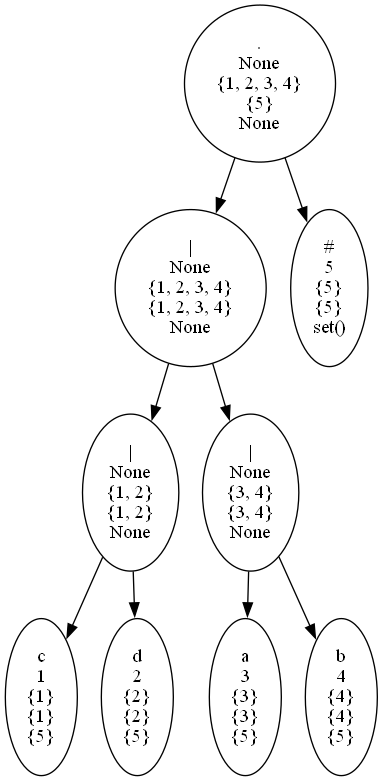

Generate this figure with Python:
from InfixPostfix import InfixPostfix
import networkx as nx
import pydot
from graphviz import Digraph

class Node():
    def __init__(self, name, value=None, left=None, right=None):
        self.name = name
        self.value = value
        self.left = left
        self.right = right
        self.firstPosition = self.getFirstPos()
        self.lastPosition = self.getLastPos()
        self.nullable = self.getNullable()
        self.followPos = None
        self.setFollowPos()

    def traverse(self):
        nodes_to_visit = [self]
        while len(nodes_to_visit) > 0:
            current_node = nodes_to_visit.pop(0)
            if current_node.left:
                nodes_to_visit.append(current_node.left)
            if current_node.right:
                nodes_to_visit.append(current_node.right)
            print(current_node.followPos)
    
    def getNodes(self):
        all_nodes = [self]
        nodes_to_visit = [self]
        while len(nodes_to_visit) > 0:
            current_node = nodes_to_visit.pop(0)
            if current_node.left:
                nodes_to_visit.append(current_node.left)
                all_nodes.append(current_node.left)
            if current_node.right:
                nodes_to_visit.append(current_node.right)
                all_nodes.append(current_node.right)
        return all_nodes
    

        
    def ShowGraph(self, name = "tree"):
        dot = Digraph()
        for node in self.getNodes():
            node_info = f"{str(node.name)}\n{str(node.value)}\n{str(node.firstPosition)}\n{str(node.lastPosition)}\n{str(node.followPos)}"
            dot.node(node_info)
        for node in self.getNodes():
            node_info_root = f"{str(node.name)}\n{str(node.value)}\n{str(node.firstPosition)}\n{str(node.lastPosition)}\n{str(node.followPos)}"
            
            if node.left:
                node_info_left = f"{str(node.left.name)}\n{str(node.left.value)}\n{str(node.left.firstPosition)}\n{str(node.left.lastPosition)}\n{str(node.left.followPos)}"
                
                dot.edge(node_info_root, node_info_left)

            if node.right:
                node_info_right = f"{str(node.right.name)}\n{str(node.right.value)}\n{str(node.right.firstPosition)}\n{str(node.right.lastPosition)}\n{str(node.right.followPos)}"
                dot.edge(node_info_root, node_info_right)

            
        dot.render(name, format='png', view=True, cleanup=True)


    def getNodes(self):
        nodes_to_visit = [self]
        nodes = []
        while len(nodes_to_visit) > 0:
            current_node = nodes_to_visit.pop(0)
            if current_node.left:
                nodes_to_visit.append(current_node.left)
            if current_node.right:
                nodes_to_visit.append(current_node.right)
            nodes.append(current_node)
        return nodes

    def getFirstPos(self):
        symbol = self.name
        firstPosition = set()
        if symbol == "*":
            firstPosition = self.left.firstPosition
        elif symbol == "|":
            firstPosition.update(self.left.firstPosition)
            firstPosition.update(self.right.firstPosition)
        elif symbol == ".":
            firstPosition.update(self.left.firstPosition)
            if self.left.nullable == True:
                firstPosition.update(self.right.firstPosition)
        else:
            firstPosition = {self.value}
        return firstPosition


    def getLastPos(self):
        symbol = self.name
        lastPosition = set()
        if symbol == "*":
            lastPosition.update(self.left.lastPosition)
        elif symbol == "|":
            lastPosition.update(self.right.lastPosition)
            lastPosition.update(self.left.lastPosition)
        elif symbol == ".":
            lastPosition.update(self.right.lastPosition)
            if self.right.nullable == True:
                lastPosition.update(self.left.lastPosition)
        else:
            lastPosition = {self.value}
        return lastPosition
    
        
    def getNullable(self):
        symbol = self.name
        nullable = None
        if symbol == "*":
            nullable = True
        elif symbol == "|":
            nullable = self.left.nullable or self.right.nullable
        elif symbol == ".":
            nullable = self.left.nullable and self.right.nullable
        else:
            nullable = False
        return nullable
    
    def setFollowPos(self):
        symbol = self.name
        lastpos = self.lastPosition
        
        
        if symbol == "*":
            lastpos = self.lastPosition
            for i in lastpos:
                nodes_to_visit = [self]
                while len(nodes_to_visit) > 0:
                    current_node = nodes_to_visit.pop(0)
                    if current_node.value == i:
                        current_node.followPos.update(self.firstPosition)
                    if current_node.left:
                        nodes_to_visit.append(current_node.left)
                    if current_node.right:
                        nodes_to_visit.append(current_node.right)
                        
        elif symbol == ".":
            lastpos = self.left.lastPosition
            for i in lastpos:
                nodes_to_visit = [self]
                while len(nodes_to_visit) > 0:
                    current_node = nodes_to_visit.pop(0)
                    if current_node.value == i:
                        current_node.followPos.update(self.right.firstPosition)
                    if current_node.left:
                        nodes_to_visit.append(current_node.left)
                    if current_node.right:
                        nodes_to_visit.append(current_node.right)
                
        elif symbol == "+":
            lastpos = self.lastPosition
            for i in lastpos:
                nodes_to_visit = [self]
                while len(nodes_to_visit) > 0:
                    current_node = nodes_to_visit.pop(0)
                    if current_node.value == i:
                        current_node.followPos.update(self.firstPosition)
                    if current_node.left:
                        nodes_to_visit.append(current_node.left)
                    if current_node.right:
                        nodes_to_visit.append(current_node.right)
                        
        elif symbol not in ["*", "+", ".", "|"]:
            self.followPos = set()

                
            
    def getTable(self):
        nodes = self.getNodes()
        table = []
        for i in nodes:
            if i.value:
                table.append((i.name, i.value, i.followPos))

        table = sorted(table, key=lambda x: x[1])
        return table
        
        
def printTree(node, level=0):
    if node != None:
        printTree(node.left, level + 1)
        if node.value:
            print(' ' * 4 * level + '-> ' + str(node.name))
        else:
            print(' ' * 4 * level + '-> ' + str(node.name))
        printTree(node.right, level + 1)

        
        
    
def augmentedRegex(regex):
    return regex+"#."

def CreateSyntaxTree(regex):
    postfix = InfixPostfix(regex)
    postfix = augmentedRegex(postfix)
    print(postfix)
    
    stack = []
    node_count = 1
    for token in postfix:
        if token == '*':
            child = stack.pop()
            node = Node(token, left=child)
            stack.append(node)
        elif token == '.':
            right_child = stack.pop()
            left_child = stack.pop()
            node = Node(token, left=left_child, right=right_child)
            stack.append(node)
        elif token == '|':
            right_child = stack.pop()
            left_child = stack.pop()
            if len(stack) > 0 and stack[-1].value == '|':
                # If the previous operator was also an alternation,
                # group the current expression with the previous right child
                prev_node = stack.pop()
                prev_node.right = Node(token, left=prev_node.right, right=right_child)
                stack.append(prev_node)
            else:
                node = Node(token, left=left_child, right=right_child)
                stack.append(node)
        else:
            node = Node(token, value=node_count)
            stack.append(node)
            node_count += 1
    
    return stack.pop()


            
    
